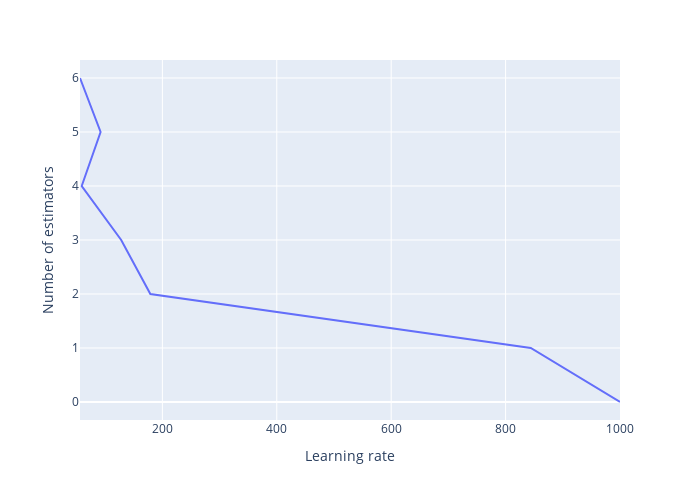

Notebook cell for this chart:
### Markdown cell above
In Gradient Boosting models, the two main hyperparameters are the number of estimators, which defines how many branches used to train the model and how deep it is, and the learning rate, which sets the importance of each node.

### Code cell
from sklearn.metrics import mean_squared_error
import numpy as np
import plotly.express as px

branches = []
learning_rates = [0.01, 0.05, 0.1, 0.2, 0.3, 0.4, 0.5]

for learning_rate in learning_rates:
    model = GradientBoostingRegressor(max_depth=2, n_estimators=1000, learning_rate=learning_rate)
    model.fit(X_train, y_train)
    errors = [mean_squared_error(y_test, y_pred) for y_pred in model.staged_predict(X_test)]
    best_number_of_estimators = np.argmin(errors)
    branches.append(best_number_of_estimators + 1)

fig = px.line(learning_rates, branches, 
        height = 500, width = 700)
fig.update_layout(xaxis_title = 'Learning rate', 
                  yaxis_title = 'Number of estimators')

### Figure 1 — Plotly figure (JSON) as saved in the notebook; plotly's stock layout.template omitted (floating-point values rounded to 4 significant figures)
{"data": [{"hovertemplate": "x=%{x}<br>index=%{y}<extra></extra>", "legendgroup": "", "line": {"color": "#636efa", "dash": "solid"}, "marker": {"symbol": "circle"}, "mode": "lines", "name": "", "orientation": "h", "showlegend": false, "type": "scatter", "x": [1000, 844, 179, 128, 59, 92, 56], "xaxis": "x", "y": [0, 1, 2, 3, 4, 5, 6], "yaxis": "y"}], "layout": {"height": 500, "legend": {"tracegroupgap": 0}, "margin": {"t": 60}, "width": 700, "xaxis": {"anchor": "y", "autorange": true, "domain": [0, 1], "range": [56, 1000], "title": {"text": "Learning rate"}, "type": "linear"}, "yaxis": {"anchor": "x", "autorange": true, "domain": [0, 1], "range": [-0.3333, 6.333], "title": {"text": "Number of estimators"}, "type": "linear"}}}
